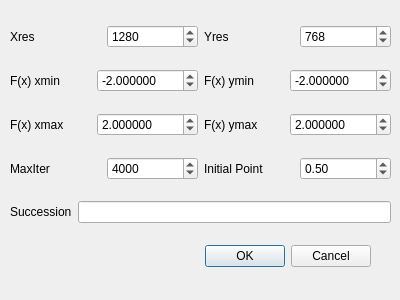
<?xml version="1.0" encoding="UTF-8"?>
<ui version="4.0">
 <class>LyapFractalParams</class>
 <widget class="QDialog" name="LyapFractalParams">
  <property name="geometry">
   <rect>
    <x>0</x>
    <y>0</y>
    <width>400</width>
    <height>300</height>
   </rect>
  </property>
  <property name="windowTitle">
   <string>Dialog</string>
  </property>
  <widget class="QWidget" name="verticalLayoutWidget">
   <property name="geometry">
    <rect>
     <x>10</x>
     <y>10</y>
     <width>381</width>
     <height>231</height>
    </rect>
   </property>
   <layout class="QVBoxLayout" name="verticalLayout">
    <item>
     <layout class="QHBoxLayout" name="horizontalLayout">
      <item>
       <widget class="QLabel" name="label">
        <property name="text">
         <string>Xres</string>
        </property>
       </widget>
      </item>
      <item>
       <widget class="QSpinBox" name="spinBox">
        <property name="minimum">
         <number>320</number>
        </property>
        <property name="maximum">
         <number>20000</number>
        </property>
        <property name="value">
         <number>1280</number>
        </property>
       </widget>
      </item>
      <item>
       <widget class="QLabel" name="label_2">
        <property name="text">
         <string>Yres</string>
        </property>
       </widget>
      </item>
      <item>
       <widget class="QSpinBox" name="spinBox_2">
        <property name="minimum">
         <number>200</number>
        </property>
        <property name="maximum">
         <number>20000</number>
        </property>
        <property name="singleStep">
         <number>1</number>
        </property>
        <property name="value">
         <number>768</number>
        </property>
       </widget>
      </item>
     </layout>
    </item>
    <item>
     <layout class="QHBoxLayout" name="horizontalLayout_2">
      <item>
       <widget class="QLabel" name="label_3">
        <property name="text">
         <string>F(x) xmin</string>
        </property>
       </widget>
      </item>
      <item>
       <widget class="QDoubleSpinBox" name="doubleSpinBox">
        <property name="decimals">
         <number>6</number>
        </property>
        <property name="minimum">
         <double>-1000.000000000000000</double>
        </property>
        <property name="maximum">
         <double>1000.000000000000000</double>
        </property>
        <property name="singleStep">
         <double>0.100000000000000</double>
        </property>
        <property name="value">
         <double>-2.000000000000000</double>
        </property>
       </widget>
      </item>
      <item>
       <widget class="QLabel" name="label_4">
        <property name="text">
         <string>F(x) ymin</string>
        </property>
       </widget>
      </item>
      <item>
       <widget class="QDoubleSpinBox" name="doubleSpinBox_2">
        <property name="decimals">
         <number>6</number>
        </property>
        <property name="minimum">
         <double>-1000.000000000000000</double>
        </property>
        <property name="maximum">
         <double>1000.000000000000000</double>
        </property>
        <property name="singleStep">
         <double>0.100000000000000</double>
        </property>
        <property name="value">
         <double>-2.000000000000000</double>
        </property>
       </widget>
      </item>
     </layout>
    </item>
    <item>
     <layout class="QHBoxLayout" name="horizontalLayout_3">
      <item>
       <widget class="QLabel" name="label_5">
        <property name="text">
         <string>F(x) xmax</string>
        </property>
       </widget>
      </item>
      <item>
       <widget class="QDoubleSpinBox" name="doubleSpinBox_3">
        <property name="decimals">
         <number>6</number>
        </property>
        <property name="minimum">
         <double>-1000.000000000000000</double>
        </property>
        <property name="maximum">
         <double>1000.000000000000000</double>
        </property>
        <property name="singleStep">
         <double>0.100000000000000</double>
        </property>
        <property name="value">
         <double>2.000000000000000</double>
        </property>
       </widget>
      </item>
      <item>
       <widget class="QLabel" name="label_6">
        <property name="text">
         <string>F(x) ymax</string>
        </property>
       </widget>
      </item>
      <item>
       <widget class="QDoubleSpinBox" name="doubleSpinBox_4">
        <property name="decimals">
         <number>6</number>
        </property>
        <property name="minimum">
         <double>-1000.000000000000000</double>
        </property>
        <property name="singleStep">
         <double>0.100000000000000</double>
        </property>
        <property name="value">
         <double>2.000000000000000</double>
        </property>
       </widget>
      </item>
     </layout>
    </item>
    <item>
     <layout class="QHBoxLayout" name="horizontalLayout_4">
      <item>
       <widget class="QLabel" name="label_9">
        <property name="text">
         <string>MaxIter</string>
        </property>
       </widget>
      </item>
      <item>
       <widget class="QSpinBox" name="spinBox_3">
        <property name="minimum">
         <number>1</number>
        </property>
        <property name="maximum">
         <number>30000</number>
        </property>
        <property name="singleStep">
         <number>1</number>
        </property>
        <property name="value">
         <number>4000</number>
        </property>
       </widget>
      </item>
      <item>
       <widget class="QLabel" name="label_7">
        <property name="text">
         <string>Initial Point</string>
        </property>
       </widget>
      </item>
      <item>
       <widget class="QDoubleSpinBox" name="doubleSpinBox_5">
        <property name="value">
         <double>0.500000000000000</double>
        </property>
       </widget>
      </item>
     </layout>
    </item>
    <item>
     <layout class="QHBoxLayout" name="horizontalLayout_5">
      <item>
       <widget class="QLabel" name="label_8">
        <property name="text">
         <string>Succession</string>
        </property>
       </widget>
      </item>
      <item>
       <widget class="QLineEdit" name="lineEdit"/>
      </item>
     </layout>
    </item>
   </layout>
  </widget>
  <widget class="QDialogButtonBox" name="buttonBox">
   <property name="geometry">
    <rect>
     <x>30</x>
     <y>240</y>
     <width>341</width>
     <height>32</height>
    </rect>
   </property>
   <property name="orientation">
    <enum>Qt::Horizontal</enum>
   </property>
   <property name="standardButtons">
    <set>QDialogButtonBox::Cancel|QDialogButtonBox::Ok</set>
   </property>
  </widget>
 </widget>
 <resources/>
 <connections>
  <connection>
   <sender>buttonBox</sender>
   <signal>accepted()</signal>
   <receiver>LyapFractalParams</receiver>
   <slot>accept()</slot>
   <hints>
    <hint type="sourcelabel">
     <x>200</x>
     <y>255</y>
    </hint>
    <hint type="destinationlabel">
     <x>199</x>
     <y>149</y>
    </hint>
   </hints>
  </connection>
  <connection>
   <sender>buttonBox</sender>
   <signal>rejected()</signal>
   <receiver>LyapFractalParams</receiver>
   <slot>reject()</slot>
   <hints>
    <hint type="sourcelabel">
     <x>200</x>
     <y>255</y>
    </hint>
    <hint type="destinationlabel">
     <x>199</x>
     <y>149</y>
    </hint>
   </hints>
  </connection>
 </connections>
</ui>
